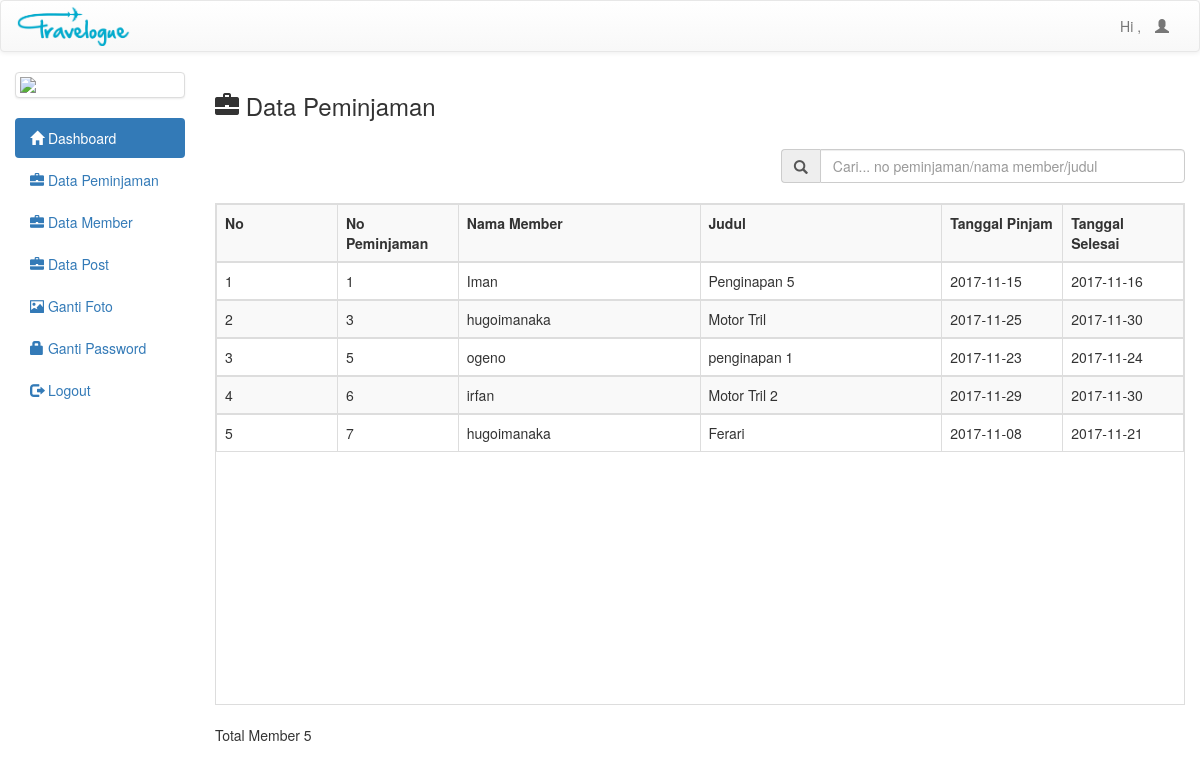
The app's page /index.php/c_admin/dataPeminjaman with its own data.
### tables this page shows
CREATE TABLE `peminjaman` (
  `no_peminjaman` int(10) NOT NULL,
  `id_pemilik` int(10) NOT NULL,
  `id_peminjam` int(10) NOT NULL,
  `id_post` int(10) NOT NULL,
  `judul` varchar(50) NOT NULL,
  `tgl_pinjam` date NOT NULL,
  `tgl_selesai` date NOT NULL,
  `keterangan` varchar(200) NOT NULL,
  `status` varchar(50) NOT NULL
);

CREATE TABLE `member` (
  `id_member` int(10) NOT NULL,
  `email` varchar(50) NOT NULL,
  `nama_member` varchar(50) NOT NULL,
  `password` varchar(100) NOT NULL,
  `alamat` varchar(100) NOT NULL,
  `no_hp` varchar(15) NOT NULL,
  `foto` varchar(30) NOT NULL
);

### application/controllers/c_admin.php (called while the page is built, shortened)
<?php
class C_admin extends CI_Controller{
	function __construct(){
		$this->load->model('m_admin');
		$this->load->model('m_member');
		$this->load->model('m_post');
		$this->load->model('m_peminjaman');
	}
	function dataPeminjaman(){
		$data['dataPost'] = $this->m_peminjaman->daftarPeminjaman('peminjaman');
		$this->load->view('v_datapeminjaman_a',$data);
	}
}

### index.php (called while the page is built, shortened)
<?php
require_once BASEPATH.'core/CodeIgniter.php';

### application/models/m_peminjaman.php (called while the page is built, shortened)
<?php
class M_peminjaman extends CI_Model{
	function daftarPeminjaman($table){
		$this->db->select('*');
		$this->db->from($table);
		$this->db->join('member', 'peminjaman.id_pemilik = member.id_member');
		$query = $this->db->get();
        if ($query->num_rows() >0){
            foreach ($query->result() as $data) {
                $dataPost[] = $data;
            }
        return $dataPost;
        }
	}
}

### application/views/v_datapeminjaman_a.php (the view, shortened to what this page needs)
<h3><span class="glyphicon glyphicon-briefcase"></span>  Data Peminjaman</h3>
<br/>
<form action="<?php echo base_url('c_admin/cariPeminjaman'); ?>" method="get">
	<div class="input-group col-md-5 col-md-offset-7">
		<span class="input-group-addon" id="basic-addon1"><span class="glyphicon glyphicon-search"></span></span>
		<input type="text" class="form-control" placeholder="Cari... no peminjaman/nama member/judul" aria-describedby="basic-addon1" name="cari">
	</div>
</form>
<br/>
<div class="table-responsive">
	<table class="table table-bordered table-striped">
		<tr>
			<th class="col-md-1">No</th>
			<th class="col-md-1">No Peminjaman</th>
			<th class="col-md-2">Nama Member</th>
			<th class="col-md-2">Judul</th>
			<th class="col-md-1">Tanggal Pinjam</th>
			<th class="col-md-1">Tanggal Selesai</th>
		</tr>
		<?php
			$no = 1;
			foreach ($dataPost as $isi) {
			?>
			<tr>
				<td class="col-md-1"><?php echo $no++ ?></td>
				<td class="col-md-1"><?php echo $isi->no_peminjaman ?></td>
				<td class="col-md-2"><?php echo $isi->nama_member ?></td>
				<td class="col-md-2"><?php echo $isi->judul ?></td>
				<td class="col-md-1"><?php echo $isi->tgl_pinjam ?></td>
				<td class="col-md-1"><?php echo $isi->tgl_selesai ?></td>
			</tr>
		<?php
				}
			?>
	</table>
	<td colspan="6">Total Member</td>
	<td>
		<?php echo $no -= 1 ?>
	</td>
</div>

### assets/css/info_css.css (style rules this page uses)
thead, tbody tr { display:table; width:100%; table-layout:fixed; }

### records on screen
peminjaman: no_peminjaman "1", member.nama_member "Iman", judul "Penginapan 5", tgl_pinjam "2017-11-15", tgl_selesai "2017-11-16"
peminjaman: no_peminjaman "3", member.nama_member "hugoimanaka", judul "Motor Tril", tgl_pinjam "2017-11-25", tgl_selesai "2017-11-30"
peminjaman: no_peminjaman "5", member.nama_member "ogeno", judul "penginapan 1", tgl_pinjam "2017-11-23", tgl_selesai "2017-11-24"
peminjaman: no_peminjaman "6", member.nama_member "irfan", judul "Motor Tril 2", tgl_pinjam "2017-11-29", tgl_selesai "2017-11-30"
peminjaman: no_peminjaman "7", member.nama_member "hugoimanaka", judul "Ferari", tgl_pinjam "2017-11-08", tgl_selesai "2017-11-21"

### other values on screen
$no -= 1 "5"
